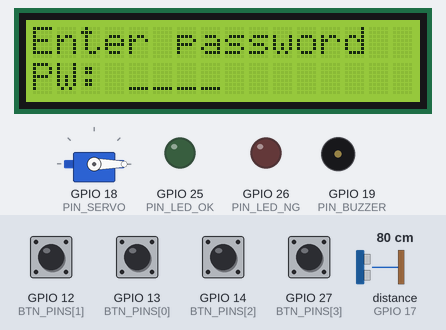
The sketch below on a simulated ESP32. Parts: servo, 16×2 character LCD, output pins drawn as LEDs (lit = HIGH), buzzer (waves = sounding). Wiring (from diagram.json): ultrasonic range finder: trigger GPIO 5; echo GPIO 17. Inputs (shaded band) come from the test bench; at power-on: GPIO 12 (BTN_PINS[1]), GPIO 13 (BTN_PINS[0]), GPIO 14 (BTN_PINS[2]), GPIO 27 (BTN_PINS[3]) HIGH, distance to the obstacle (sensor on GPIO 17) 80 cm. The echo pulse lasts 58.3 µs per cm; pins used as bus, display or sensor lines are not drawn; what the sketch prints to the serial monitor is not drawn.

Above: at 1.2 s.
1.3 s: GPIO 12 (BTN_PINS[1]) pulled LOW for 0.15 s
At 1.8 s:
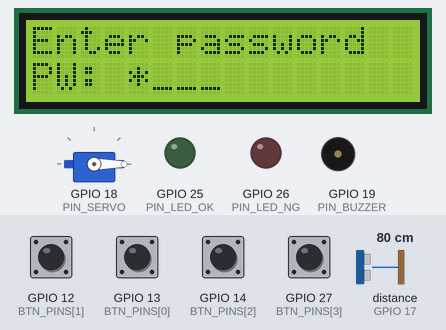
2.9 s: GPIO 13 (BTN_PINS[0]) pulled LOW for 0.15 s
At 4.1 s:
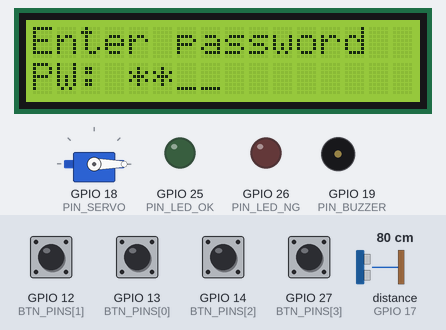
4.5 s: GPIO 14 (BTN_PINS[2]) pulled LOW for 0.15 s
At 5.4 s:
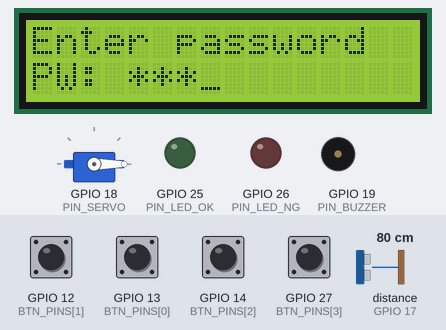
6.1 s: GPIO 27 (BTN_PINS[3]) pulled LOW for 0.15 s
At 7.7 s:
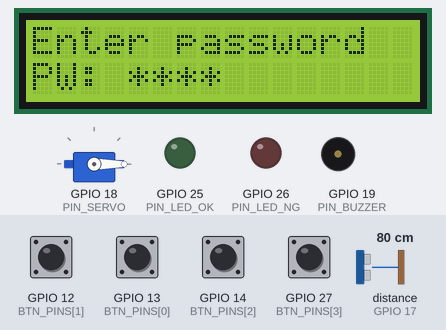
9.9 s: GPIO 12 (BTN_PINS[1]) pulled LOW for 1 s
At 10.7 s:
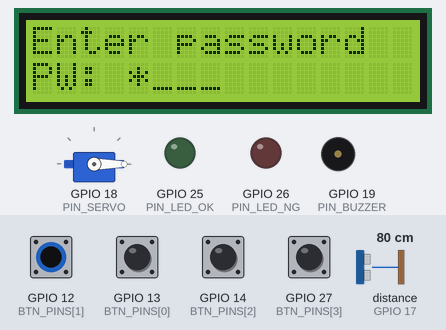
Timing chart, 0 to 12.9 s (numbered marks = the images above; inputs shaded):
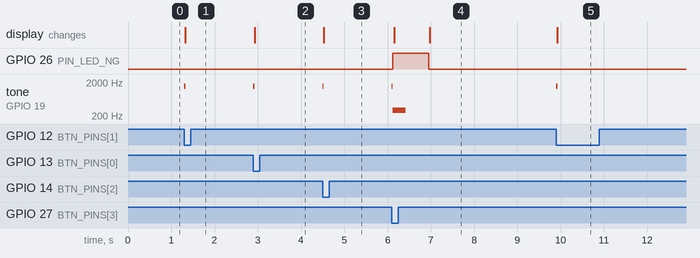

Measured:
- after the input at 1.3 s, tone on GPIO 19 (PIN_BUZZER): silent → 1500 Hz at once, → silent 0.03 s later; the display: changes at once (image 1)
- after the input at 2.9 s, tone on GPIO 19 (PIN_BUZZER): silent → 1500 Hz at once, → silent 0.03 s later; the display: changes at once (image 2)
- after the input at 4.5 s, tone on GPIO 19 (PIN_BUZZER): silent → 1500 Hz at once, → silent 0.03 s later; the display: changes at once (image 3)
- after the input at 6.1 s, GPIO 26 (PIN_LED_NG): LOW → HIGH at once, → LOW 0.82 s later; tone on GPIO 19 (PIN_BUZZER): silent → 1500 Hz at once, → 300 Hz 0.02 s later, → silent 0.30 s later; the display: first changes after 0.05 s (image 4 shows a later state)
- after the input at 9.9 s, tone on GPIO 19 (PIN_BUZZER): silent → 1500 Hz at once, → silent 0.03 s later; the display: changes at once (image 5)

The sketch:

doorlock.ino
```cpp
// 스마트 도어락 — 1단계 뼈대 (Wokwi · ESP32)
//
//  버튼 4개(1~4)로 비밀번호 4자리 입력 → 맞으면 서보로 문 열림
//  레이트 리밋: 60초 안에 5번 틀리면 30초 잠금 + 부저 경보 (잠금이 반복되면 시간 2배)
//  배회 감지: 초음파로 문 앞 50cm 안에 10초 넘게 있는데 입력이 없으면 기록
//  사고 기록: 모든 사건을 메모리에 남기고 시리얼로 한 줄씩 출력 (2단계에서 AI 리포트 · 3단계에서 서명에 씀)
//
//  수업 연결: 스위치(4주차, 풀업) · 부저(5주차) · 서보(8주차) · 시리얼(10주차) · LCD(12주차) · 초음파(13주차)

#include <Wire.h>
#include <LiquidCrystal_I2C.h>
#include <ESP32Servo.h>

// ── 핀 ───────────────────────────────────────────────
const int BTN_PINS[4] = {13, 12, 14, 27};   // 버튼 1·2·3·4 (다른 쪽은 GND, 내부 풀업 사용)
const int PIN_SERVO   = 18;
const int PIN_BUZZER  = 19;
const int PIN_TRIG    = 5;
const int PIN_ECHO    = 17;
const int PIN_LED_OK  = 25;                 // 초록: 열림
const int PIN_LED_NG  = 26;                 // 빨강: 틀림 · 잠금

// ── 설정 ─────────────────────────────────────────────
const char PASSWORD[5]            = "2413"; // 비밀번호 (버튼 번호)
const int  PW_LEN                 = 4;
const unsigned long OPEN_MS       = 5000;   // 문 열려 있는 시간
const int  FAIL_LIMIT             = 5;      // 레이트 리밋: 이 횟수만큼
const unsigned long FAIL_WINDOW   = 60000;  //   이 시간 안에 틀리면
const unsigned long LOCKOUT_BASE  = 30000;  //   이만큼 잠금 (반복될수록 2배)
const int  LOITER_CM              = 50;     // 배회: 이 거리 안에
const unsigned long LOITER_MS     = 10000;  //   이 시간 넘게 입력 없이 있으면
const unsigned long DEBOUNCE_MS   = 40;

LiquidCrystal_I2C lcd(0x27, 16, 2);
Servo door;

// ── 상태 ─────────────────────────────────────────────
enum State { LOCKED, OPEN, LOCKOUT };
State state = LOCKED;
unsigned long stateUntil = 0;               // OPEN · LOCKOUT 이 끝나는 시각

char input[PW_LEN + 1] = "";
int  inputLen = 0;

unsigned long failTimes[FAIL_LIMIT];        // 최근 실패 시각 (원형 버퍼)
int  failIdx = 0, failCount = 0;
int  lockoutCount = 0;                      // 잠금 몇 번째인지 (시간 2배용)

bool btnLast[4] = {HIGH, HIGH, HIGH, HIGH};
unsigned long btnChanged[4] = {0, 0, 0, 0};

unsigned long presenceSince = 0;            // 문 앞에 사람이 처음 감지된 시각 (0 = 없음)
unsigned long lastKeyAt = 0;
bool loiterLogged = false;

// ── 사고 기록 ────────────────────────────────────────
struct Event { unsigned long ms; char type[12]; char detail[32]; };
const int LOG_MAX = 50;
Event logBuf[LOG_MAX];
int logCount = 0;                           // 가득 차면 오래된 것부터 덮어씀
int logHead = 0;

void logEvent(const char* type, const char* detail) {
  Event& e = logBuf[logHead];
  e.ms = millis();
  strncpy(e.type, type, sizeof(e.type) - 1);     e.type[sizeof(e.type) - 1] = '\0';
  strncpy(e.detail, detail, sizeof(e.detail) - 1); e.detail[sizeof(e.detail) - 1] = '\0';
  logHead = (logHead + 1) % LOG_MAX;
  if (logCount < LOG_MAX) logCount++;
  // 한 줄 JSON — 나중에 AI 에 그대로 넘긴다
  Serial.printf("EVENT {\"t\":%lu,\"type\":\"%s\",\"detail\":\"%s\"}\n", e.ms / 1000, e.type, e.detail);
}

void printLog() {                           // 시리얼에 "log" 입력하면 전체 출력
  Serial.printf("=== 사고 기록 %d건 ===\n", logCount);
  int start = (logHead - logCount + LOG_MAX) % LOG_MAX;
  for (int i = 0; i < logCount; i++) {
    const Event& e = logBuf[(start + i) % LOG_MAX];
    Serial.printf("T+%02lu:%02lu  %-10s %s\n", e.ms / 60000, (e.ms / 1000) % 60, e.type, e.detail);
  }
}

// ── 화면 · 소리 ──────────────────────────────────────
void show(const char* line1, const char* line2) {
  lcd.clear();
  lcd.setCursor(0, 0); lcd.print(line1);
  lcd.setCursor(0, 1); lcd.print(line2);
}

void showInput() {
  char stars[PW_LEN + 1];
  for (int i = 0; i < PW_LEN; i++) stars[i] = (i < inputLen) ? '*' : '_';   // 비밀번호는 화면에 안 보이게
  stars[PW_LEN] = '\0';
  char l2[17];
  snprintf(l2, sizeof(l2), "PW: %s", stars);
  show("Enter password", l2);
}

void beep(int freq, int ms) { tone(PIN_BUZZER, freq, ms); }

// ── 비밀번호 확인 ────────────────────────────────────
bool checkPassword() {
  // 끝까지 다 비교한다 (앞자리에서 바로 멈추면 응답 시간 차이로 자릿수를 추측할 수 있음)
  int diff = 0;
  for (int i = 0; i < PW_LEN; i++) diff |= (input[i] ^ PASSWORD[i]);
  return diff == 0;
}

int recentFailures(unsigned long now) {     // FAIL_WINDOW 안의 실패 수
  int n = 0;
  for (int i = 0; i < failCount; i++)
    if (now - failTimes[i] <= FAIL_WINDOW) n++;
  return n;
}

void onWrongPassword(unsigned long now) {
  failTimes[failIdx] = now;
  failIdx = (failIdx + 1) % FAIL_LIMIT;
  if (failCount < FAIL_LIMIT) failCount++;

  int n = recentFailures(now);
  char d[32];
  snprintf(d, sizeof(d), "%d/%d in 60s", n, FAIL_LIMIT);
  logEvent("FAIL", d);
  digitalWrite(PIN_LED_NG, HIGH);
  beep(300, 300);

  if (n >= FAIL_LIMIT) {                    // 레이트 리밋 초과 → 잠금
    unsigned long dur = LOCKOUT_BASE << min(lockoutCount, 4);   // 30s, 60s, 120s ... 최대 8분
    lockoutCount++;
    state = LOCKOUT;
    stateUntil = now + dur;
    failCount = 0; failIdx = 0;             // 잠금 뒤에는 새로 셈
    snprintf(d, sizeof(d), "#%d %lus", lockoutCount, dur / 1000);
    logEvent("LOCKOUT", d);
    for (int i = 0; i < 3; i++) { beep(1000, 150); delay(200); }   // 경보
  } else {
    char l2[17];
    snprintf(l2, sizeof(l2), "Wrong %d/%d", n, FAIL_LIMIT);
    show("Access denied", l2);
    delay(800);
    digitalWrite(PIN_LED_NG, LOW);
    showInput();
  }
}

void onKey(int key, unsigned long now) {    // key = 1..4
  lastKeyAt = now;
  if (state == LOCKOUT) {                   // 잠금 중 입력도 기록 (계속 시도하는 것 자체가 신호)
    logEvent("KEY_LOCKED", "input during lockout");
    beep(200, 80);
    return;
  }
  if (state == OPEN) return;

  beep(1500, 30);
  input[inputLen++] = '0' + key;
  input[inputLen] = '\0';
  showInput();

  if (inputLen == PW_LEN) {
    if (checkPassword()) {
      state = OPEN;
      stateUntil = now + OPEN_MS;
      failCount = 0; failIdx = 0;
      logEvent("OPEN", "password ok");
      door.write(90);
      digitalWrite(PIN_LED_OK, HIGH);
      beep(2000, 100);
      show("Door OPEN", "Welcome");
    } else {
      onWrongPassword(now);
    }
    inputLen = 0; input[0] = '\0';
  }
}

// ── 초음파 ───────────────────────────────────────────
long readDistanceCm() {
  digitalWrite(PIN_TRIG, LOW);  delayMicroseconds(2);
  digitalWrite(PIN_TRIG, HIGH); delayMicroseconds(10);
  digitalWrite(PIN_TRIG, LOW);
  long us = pulseIn(PIN_ECHO, HIGH, 30000);   // 30ms 넘으면 0 (감지 없음)
  return us == 0 ? 999 : us / 58;
}

void checkLoitering(unsigned long now) {
  static unsigned long lastRead = 0;
  if (now - lastRead < 200) return;         // 0.2초마다
  lastRead = now;

  long cm = readDistanceCm();
  if (cm <= LOITER_CM) {
    if (presenceSince == 0) { presenceSince = now; loiterLogged = false; }
    bool noInput = (lastKeyAt < presenceSince) || (now - lastKeyAt > LOITER_MS);
    if (!loiterLogged && noInput && now - presenceSince > LOITER_MS) {
      char d[32];
      snprintf(d, sizeof(d), "%ldcm %lus no input", cm, (now - presenceSince) / 1000);
      logEvent("LOITER", d);
      loiterLogged = true;                  // 한 번 머무는 동안 한 번만
      beep(600, 200);
    }
  } else {
    presenceSince = 0;
  }
}

// ── 시작 · 반복 ──────────────────────────────────────
void setup() {
  Serial.begin(115200);
  for (int i = 0; i < 4; i++) pinMode(BTN_PINS[i], INPUT_PULLUP);
  pinMode(PIN_BUZZER, OUTPUT);
  pinMode(PIN_TRIG, OUTPUT);
  pinMode(PIN_ECHO, INPUT);
  pinMode(PIN_LED_OK, OUTPUT);
  pinMode(PIN_LED_NG, OUTPUT);

  door.attach(PIN_SERVO);
  door.write(0);                            // 0도 = 잠김

  Wire.begin(21, 22);
  lcd.init();
  lcd.backlight();

  logEvent("BOOT", "door locked");
  Serial.println("시리얼에 log 를 입력하면 사고 기록 전체를 출력합니다.");
  showInput();
}

void loop() {
  unsigned long now = millis();

  // 버튼 (풀업이라 눌리면 LOW)
  for (int i = 0; i < 4; i++) {
    bool v = digitalRead(BTN_PINS[i]);
    if (v != btnLast[i] && now - btnChanged[i] > DEBOUNCE_MS) {
      btnChanged[i] = now;
      btnLast[i] = v;
      if (v == LOW) onKey(i + 1, now);
    }
  }

  // 상태 시간 끝
  if (state == OPEN && now >= stateUntil) {
    state = LOCKED;
    door.write(0);
    digitalWrite(PIN_LED_OK, LOW);
    logEvent("CLOSE", "auto lock");
    showInput();
  }
  if (state == LOCKOUT) {
    static unsigned long lastDraw = 0;
    if (now >= stateUntil) {
      state = LOCKED;
      digitalWrite(PIN_LED_NG, LOW);
      logEvent("UNLOCK", "lockout ended");
      showInput();
    } else if (now - lastDraw > 1000) {     // 남은 시간 표시
      lastDraw = now;
      char l2[17];
      snprintf(l2, sizeof(l2), "Wait %lus", (stateUntil - now) / 1000 + 1);
      show("LOCKED: too many", l2);
    }
  }

  checkLoitering(now);

  // 시리얼 명령
  if (Serial.available()) {
    String cmd = Serial.readStringUntil('\n');
    cmd.trim();
    if (cmd == "log") printLog();
  }
}
```
